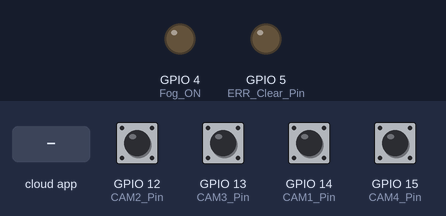
A sketch run on a simulated ESP8266 (NodeMCU). Shown: output pins drawn as LEDs (lit = HIGH). The test bench sets the inputs (shaded band); at power-on: GPIO 12 (CAM2_Pin), GPIO 13 (CAM3_Pin), GPIO 14 (CAM1_Pin), GPIO 15 (CAM4_Pin) HIGH. WiFi joins after 1.5 s; servers stay silent unless stated; the Firebase database answers and starts empty; what the sketch prints to the serial monitor is not drawn.

Above: at 12.7 s.
12.8 s: GPIO 12 (CAM2_Pin) pulled LOW for 0.4 s
14.9 s: the phone or cloud app sets ERROR to 0
Timing chart, 0 to 17.9 s (numbered marks = the images above; inputs shaded):
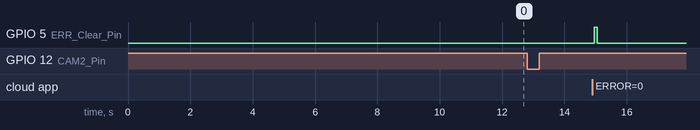

The sketch:

NodeMcu_interrupt.ino
```cpp
#include <ESP8266WiFi.h>
/*
#include <ArduinoJson.h>
#include <FirebaseArduino.h>
*/
#include <FirebaseESP8266.h>

#define FIREBASE_HOST "trafficgraduate-ae3e0-default-rtdb.firebaseio.com"
#define FIREBASE_AUTH "iyEno7j4WJcM2rVMcheqXf3chUJZ3O6yMq6TX6k9"
/*
#define SSID_NAME "Fatima"
#define SSID_PASSWORD "Aa123455"*/

/*
#define SSID_NAME "WED74117"
#define SSID_PASSWORD "RWADN_22*"*/

/*
#define SSID_NAME "Wael"
#define SSID_PASSWORD "01221404350"*/


#define SSID_NAME "A23"
#define SSID_PASSWORD "ahmed12345"

FirebaseData firebaseData;

String result;
String Err;
String Fog;

char ErrFlag = 0;
String test;
char c = 0;

#define ERR_Clear_Pin 5
#define Fog_ON 4

#define CAM1_Pin 14
#define CAM2_Pin 12
#define CAM3_Pin 13
#define CAM4_Pin 15


ICACHE_RAM_ATTR void CAM1() {
  c=1;
}
ICACHE_RAM_ATTR void CAM2() {
  c=2;
}
ICACHE_RAM_ATTR void CAM3() {
  c=3;
}
ICACHE_RAM_ATTR void CAM4() {
  c=4;
}


void setup() {

  Serial.begin(9600);
  pinMode(CAM1_Pin, INPUT_PULLUP);
  pinMode(CAM2_Pin, INPUT_PULLUP);
  pinMode(CAM3_Pin, INPUT_PULLUP);
  pinMode(CAM4_Pin, INPUT_PULLUP);

  pinMode(ERR_Clear_Pin, OUTPUT);
  digitalWrite(ERR_Clear_Pin, LOW);
  pinMode(Fog_ON, OUTPUT);
  digitalWrite(Fog_ON, LOW);

  attachInterrupt(digitalPinToInterrupt(CAM1_Pin), CAM1, RISING);
  attachInterrupt(digitalPinToInterrupt(CAM2_Pin), CAM2, RISING);
  attachInterrupt(digitalPinToInterrupt(CAM3_Pin), CAM3, RISING);
  attachInterrupt(digitalPinToInterrupt(CAM4_Pin), CAM4, RISING);

  WiFi.disconnect();
  WiFi.begin(SSID_NAME, SSID_PASSWORD);
  Serial.println("Connecting....");

  while (WiFi.status() != WL_CONNECTED) {
    delay(50);
    Serial.print(".");
  }
  Serial.println("");
  Serial.println("Connected");
  Serial.println(WiFi.localIP());
  Firebase.begin(FIREBASE_HOST, FIREBASE_AUTH);  // connect to firebase
  Firebase.reconnectWiFi(true);

  delay(10000);
}

void loop() {

  /************************** GET THE RESULT **********************************/
  if (ErrFlag == 0) {
    if (Firebase.getString(firebaseData, "LED_STATUS")) {
      result = firebaseData.stringData();
      Serial.print(result);
      delay(500);
    }
  }

  /************************** CHECK FOR ERROR VAR CLEARED***********************/
  if (ErrFlag == 1) {
    if (Firebase.getString(firebaseData, "ERROR")) {
      Err = firebaseData.stringData();
      if (Err != "CAM 1" && Err != "CAM 2" && Err != "CAM 3" && Err != "CAM 4") {
        digitalWrite(ERR_Clear_Pin, HIGH);
        delay(100);
        digitalWrite(ERR_Clear_Pin, LOW);
        ErrFlag = 0;
      }
    }
  }

  /************************** UPDATE ERR VAR **********************************/
  if (c == 1) {
    Serial.println("CAM 1");
    Firebase.setString(firebaseData, "ERROR", "CAM 1");
    ErrFlag = 1;
    c = 0;

  }

  if (c == 2) {
        Serial.println("CAM 2");
    Firebase.setString(firebaseData, "ERROR", "CAM 2");
    ErrFlag = 1;
    c = 0;
  }

  if (c == 3) {
     Serial.println("CAM 3");
    Firebase.setString(firebaseData, "ERROR", "CAM 3");
    ErrFlag = 1;
    c = 0;
  }

  if (c == 4) {
    Serial.println("CAM 4");
    Firebase.setString(firebaseData, "ERROR", "CAM 4");
    ErrFlag = 1;
    c = 0;
  }
}
```

Measured:
- after the input at 12.8 s, every drawn part: stays the same
- after the input at 14.9 s, GPIO 5 (ERR_Clear_Pin): LOW → HIGH after 0.06 s, → LOW 0.10 s later
